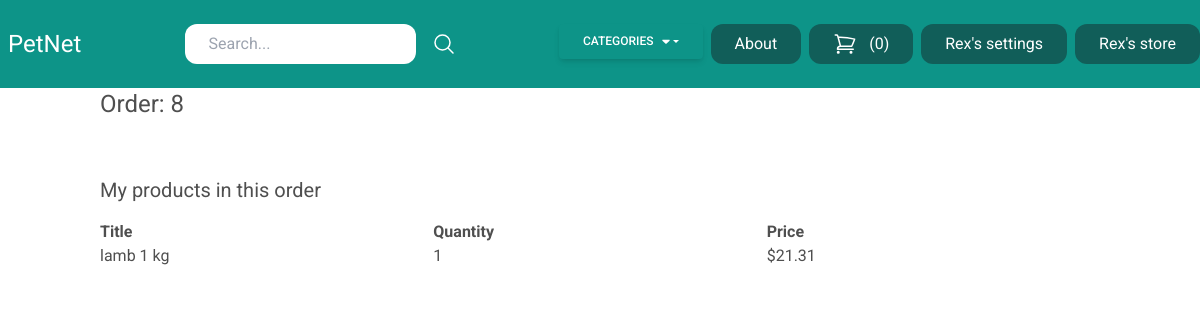
Page /my-store/order-detail/8/ (signed in) on the committed database.
### store/models.py (models this page shows, shortened)
class Order(models.Model):
    first_name = models.CharField(max_length=255)
    last_name = models.CharField(max_length=255)
    address = models.CharField(max_length=255)
    zipcode = models.CharField(max_length=255)
    city = models.CharField(max_length=255)
    paid_amount = models.IntegerField(blank=True, null=True)
    is_paid = models.BooleanField(default=False)
    payment_intent = models.CharField(max_length=255)
    created_by = models.ForeignKey(User, related_name='orders', on_delete=models.SET_NULL, null=True)
    created_at = models.DateTimeField(auto_now_add=True)
    class Meta:
        ordering = ('-created_at',)

class OrderItem(models.Model):
    order = models.ForeignKey(Order, related_name='items', on_delete=models.CASCADE)
    product = models.ForeignKey(Product, related_name='items', on_delete=models.CASCADE)
    price = models.IntegerField()
    quantity = models.IntegerField(default=1)
    def get_display_price(self):
        return self.price /100

class Product(models.Model):
    DRAFT = 'draft'
    WAITING_APPROVAL ='waitingaproval'
    ACTIVE='active'
    DELETED='deleted'
    STATUS_CHOICES =(
        (DRAFT, 'Draft'),
        (WAITING_APPROVAL, 'Waiting approval'),
        (ACTIVE, 'Active'),
        (DELETED, 'Deleted'),
    )
    user = models.ForeignKey(User, related_name='products', on_delete=models.CASCADE)
    category = models.ForeignKey(Category, related_name='products', on_delete=models.CASCADE)
    title = models.CharField(max_length=50)
    slug = models.SlugField(max_length=50, blank=True)
    description = models.TextField(blank=True)
    price = models.IntegerField()
    image = models.ImageField(upload_to='uploads/product_images/', blank=True, null=True, validators=[validate_file_extension])
    thumbnail = models.ImageField(upload_to='uploads/product_images/thumbnail/', blank=True, null=True)
    created_at = models.DateTimeField(auto_now_add=True)
    updated_at = models.DateTimeField(auto_now=True)
    status = models.CharField(max_length=50, choices=STATUS_CHOICES, default=ACTIVE)
    discount = models.ForeignKey(Discount, related_name='discount_id',on_delete=models.DO_NOTHING, null=True, blank=True)
    class Meta:
        ordering = ('-created_at', )

### userprofile/views.py (the view)
# urls.py: path('my-store/order-detail/<int:pk>/', views.my_store_order_detail,  name="my_store_order_detail"),
@login_required
def my_store_order_detail(request, pk):
    order = get_object_or_404(Order, pk=pk )
    return render(request, 'userprofile/my_store_order_detail.html',{
        'order':order
    })

### store/cart.py (called while the page is built)
    def __len__(self):
        return sum(item['quantity'] for item in self.cart.values())

### store/context_processors.py (called while the page is built)
def cart(request):
    return {'cart':Cart(request)}

### store/templatetags/menu.py (called while the page is built)
@register.inclusion_tag('core/menu.html')
def menu(*args, **kwargs):
    categories = Category.objects.all()
    return {'categories': categories}

### userprofile/templates/userprofile/my_store_order_detail.html (shortened to what this page needs)
{% extends 'core/base.html' %}
{% block content %}
    <h1 class="mb-6 text-2xl">Order: {{order.id}}  </h1>
    <h2 class="mb-3 text-xl">My products in this order</h2>
    <div class="flex flex-wrap">
        <div class="w-1/3">
            <strong>Title</strong>
        </div>
        <div class="w-1/3">
            <strong>Quantity</strong>
        </div>
        <div class="w-1/3">
            <strong>Price</strong>
        </div>
    </div>
    {% for item in order.items.all %}
      {% if item.product.user == request.user %}
        <div class="flex flex-wrap">
            <div class="w-1/3">
                {{item.product.title}}
            </div>
            <div class="w-1/3">
                {{item.quantity}}
            </div>
            <div class="w-1/3">
                ${{item.get_display_price}}
            </div>
        </div>
      {% endif %}
    {% endfor %}
{% endblock content %}

### core/templates/core/base.html (shortened to what this page needs)
{% load menu %}
<!doctype html>
<html>
<head>
    <link rel="stylesheet" href="https://cdnjs.cloudflare.com/ajax/libs/font-awesome/6.0.0/css/all.min.css" />
    <link rel="stylesheet" href="https://cdn.jsdelivr.net/npm/tw-elements/dist/css/index.min.css" />
    <link href="https://cdnjs.cloudflare.com/ajax/libs/font-awesome/6.0.0/css/all.min.css" rel="stylesheet"/>
    <link href="https://cdnjs.cloudflare.com/ajax/libs/mdb-ui-kit/6.0.0/mdb.min.css" rel="stylesheet"/>
    <script src="https://cdn.tailwindcss.com"></script>
</head>
<body>
    <nav class="relative w-full flex flex-wrap items-center justify-between py-4 bg-teal-600">
        <div class="logo">
            <a href="/" class="pl-2 text-2xl text-white">PetNet</a>
        </div>
        <div class=" search">
            <form action="/search/" method="get" class=" flex items-center space-x-4">
                <input type="search" name="query" placeholder="Search..." class="py-2 px-4 rounded-xl">
                <button >
                    <svg xmlns="http://www.w3.org/2000/svg" fill="none" viewBox="0 0 24 24" stroke-width="1.5" stroke="currentColor" class="w-6 h-6 text-white">
                        <path stroke-linecap="round" stroke-linejoin="round" d="M21 21l-5.197-5.197m0 0A7.5 7.5 0 105.196 5.196a7.5 7.5 0 0010.607 10.607z" />
                      </svg>
                </button>
            </form>
        </div>
        <div class="menu flex items-center space-x-2">
            <div class="flex justify-center">
                {% menu %}
            </div>
            <a href="{% url 'cart_view' %}" class="flex space-x-3 py-2 px-4 bg-teal-800 text-white rounded-xl hover:bg-teal-900">
                <span>({{cart|length}})</span>
            </a>
            {% if request.user.is_authenticated %}
                <a href="{% url 'myaccount' %}"class="flex py-2 px-4 bg-teal-800 text-white rounded-xl hover:bg-teal-900">
                   <span class="inline-block">{{ request.user|capfirst }}'s settings</span>
                </a>
                {% if request.user.userprofile.is_vendor %}
                    <a href="{% url 'my_store' %}" class="py-2 px-4 bg-teal-800 text-white rounded-xl hover:bg-teal-900">{{ request.user|capfirst }}'s store</a>
                {% endif %}
            {% else %}
                <a href="{% url 'login' %}" class="py-2 px-4 bg-teal-800 text-white rounded-xl hover:bg-teal-900">Login</a>
            {% endif %}
        </div>
    </nav>
    <div class="container mx-auto">
        {% block content %}
        {% endblock content %}
    </div>
</body>
</html>

### rows in the picture
Order: id "8"
OrderItem: product "lamb 1 kg", quantity "1", get_display_price "21.31"

### other values in the picture
{{ cart|length }} "0"
{{ request.user|capfirst }} "Rex"
